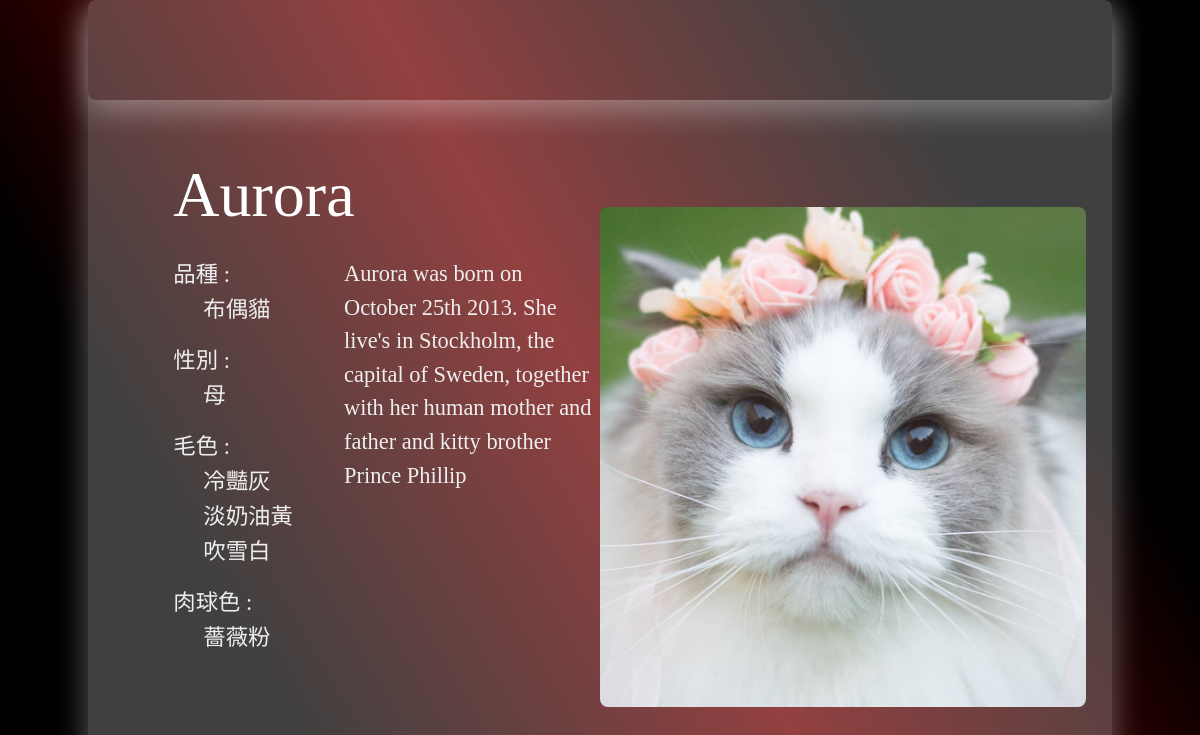
Page /theCats.php?id=1 on the committed database.
### tables this page shows
CREATE TABLE `cats` (
  `catID` int(50) NOT NULL AUTO_INCREMENT,
  `catName` varchar(100) DEFAULT NULL,
  `breed` varchar(50) DEFAULT NULL,
  `sex` varchar(50) DEFAULT NULL,
  `furColor` varchar(50) DEFAULT NULL,
  `pawColor` varchar(50) DEFAULT NULL,
  `catDesc` varchar(2000) DEFAULT NULL,
  `coverImgPath` varchar(255) DEFAULT NULL,
  PRIMARY KEY (`catID`)
);

### theCats.php (the view, shortened to what this page needs)
<?php
$link = mysqli_connect('localhost', 'root', '', 'suckcathouse',3306);
$id = $_GET['id'];
$sql = <<<command
SELECT * FROM `cats`
where catID = $id
command;
$result = mysqli_query($link, $sql);
$row = mysqli_fetch_assoc($result);
?>
<!DOCTYPE html>
<html lang="en">
<head>
    <link rel="stylesheet" href="./frames/bootstrap/css/bootstrap.min.css">
    <link rel="stylesheet" href="./SAcss/global_css.css">
    <link rel="stylesheet" href="./SAcss/theCats_css.css">
</head>
<body class="bg_brb_lg">
    <main class="bg_gm_w_03">
        <nav>
            <iframe id="navBar" src="navbar.html" frameborder="0"></iframe>
        </nav>
        <section id="section1" class="grid_12">
            <h1 id="catName"><?= $row['catName'] ?></h1>
            <div id="catInfo">
                <ul>
                    <li>品種 :
                        <p><?= $row['breed'] ?></p>
                    </li>
                    <li>性別 :
                        <p><?= $row['sex'] ?></p>
                    </li>
                    <li>毛色 :
                        <p><?= $row['furColor'] ?></p>
                    </li>
                    <li>肉球色 :
                        <p><?= $row['pawColor'] ?></p>
                    </li>
                </ul>
            </div>
            <p id="catDesc">
            <?= $row['catDesc'] ?>
            </p>
            <div id="catImg" class="">
                <img src="<?= $row['coverImgPath']?>" alt="">
            </div>
        </section>
    </main>
</body>
</html>

### SAcss/global_css.css (style rules this page uses)
:root { --xlWidth: 1024px; --textColor: #eee; }
.bg_brb_lg { background: linear-gradient(60deg, rgba(0, 0, 0, 1) 0%, rgba(0, 0, 0, 1) 20%, #6f0000 50%, rgba(0, 0, 0, 1) 80%, rgba(0, 0, 0, 1) 100%); background-attachment: fixed; }
.bg_gm_w_03 { background: rgba( 255, 255, 255, 0.25); box-shadow: 0 8px 32px 0 rgba(255, 255, 255, 0.37); backdrop-filter: blur( 3.0px); border-radius: 8px; border: none; }
* { font-family: 'NotoRegular'; }
h1, h2, h3, h4, h5, h6, p, span, div, li { color: var(--textColor); }
h1 { font-size: 4rem; }
.grid_12 { display: grid; grid-template-columns: repeat(12, 1fr); }
main { width: var(--xlWidth); margin: auto; padding-bottom: 30px; }
#navBar { width: 100%; height: 100px; box-shadow: 0 8px 32px 0 rgba(255, 255, 255, 0.37); border-radius: 8px; }

### SAcss/theCats_css.css (style rules this page uses)
#section1 { width: 100%; height: 600px; margin-top: 50px; grid-template-rows: 100px 500px ; }
#catName { grid-column: 2/7; color: white; }
#catInfo { grid-column: 2/4; grid-row: 2/3; }
#catInfo ul { padding: 0; list-style-type: none; display: inline-block; }
#catInfo ul li { line-height: 35px; font-size: 1.4rem; }
#catInfo ul li p { margin-left: 30px; }
#catDesc { grid-column: 4/7; grid-row: 2/3; word-wrap:break-word; font-size: 1.4rem; }
#catImg { height: 500px; grid-column: 7/span 6; grid-row: 1/3; align-self: center; }
#catImg img { object-fit: cover; width: 95%; height: 100%; border-radius: 8px; }

### rows in the picture
cats: catName "Aurora", breed "布偶貓", sex "母", furColor "冷豔灰 淡奶油黃 吹雪白", pawColor "薔薇粉", catDesc "Aurora was born on October 25th 2013. She live's in Stockholm, the capital of Sweden, together with her human mother and father and kitty brother Prince Phillip", coverImgPath (picture)
